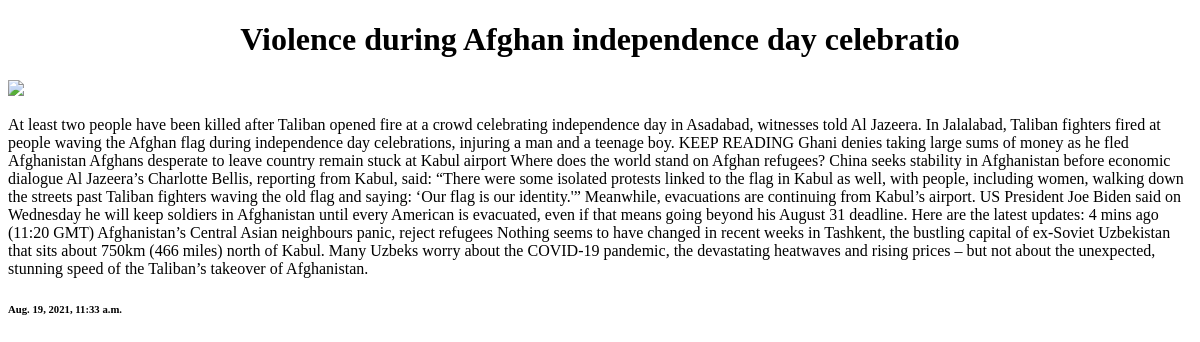
Screenshot of /view/1 with the database file from the repository.
### core/models.py (models this page shows, shortened)
class ArticleField(models.Model):
    heading = models.CharField(max_length=50)
    article = models.TextField()
    image_url = models.TextField()
    created_at = models.DateTimeField(auto_now_add=True)

### core/views.py (the view)
# urls.py: path("view/<int:art_id>", views.get_art, name='view'),
def get_art(request, art_id):
    try:
        art_object = ArticleField.objects.get(id=art_id)
    except ArticleField.DoesNotExist:
        return ("home")
    contex = {
        "art_id": art_id,
        "art_obj": art_object
    }
    return render(request, "core/article_view.html", contex,)

### core/Templates/core/article_view.html (shortened to what this page needs)
<!DOCTYPE html>
<html lang="en">
<head>
</head>
<body>
<center><h1>{{art_obj.heading}}</h1></center>
<img src="{{art_obj.image_url}}">
<p>{{art_obj.article}}</p>
<h6>{{art_obj.created_at}}</h6>
</body>
</html>

### rows the page displays
ArticleField: heading "Violence during Afghan independence day celebratio", article "At least two people have been killed after Taliban opened fire at a crowd celebrating independence day in Asadabad, witnesses told Al Jazeera. In Jalalabad, Taliban fighters fired at people waving the Afghan flag during independence day celebrations, injuring a man and a teenage boy. KEEP READING Ghani denies taking large sums of money as he fled Afghanistan Afghans desperate to leave country remain stuck at Kabul airport Where does the world stand on Afghan refugees? China seeks stability in Afghanistan before economic dialogue Al Jazeera’s Charlotte Bellis, reporting from Kabul, said: “There were some isolated protests linked to the flag in Kabul as well, with people, including women,…", created_at "Aug. 19, 2021, 11:33 a.m."
